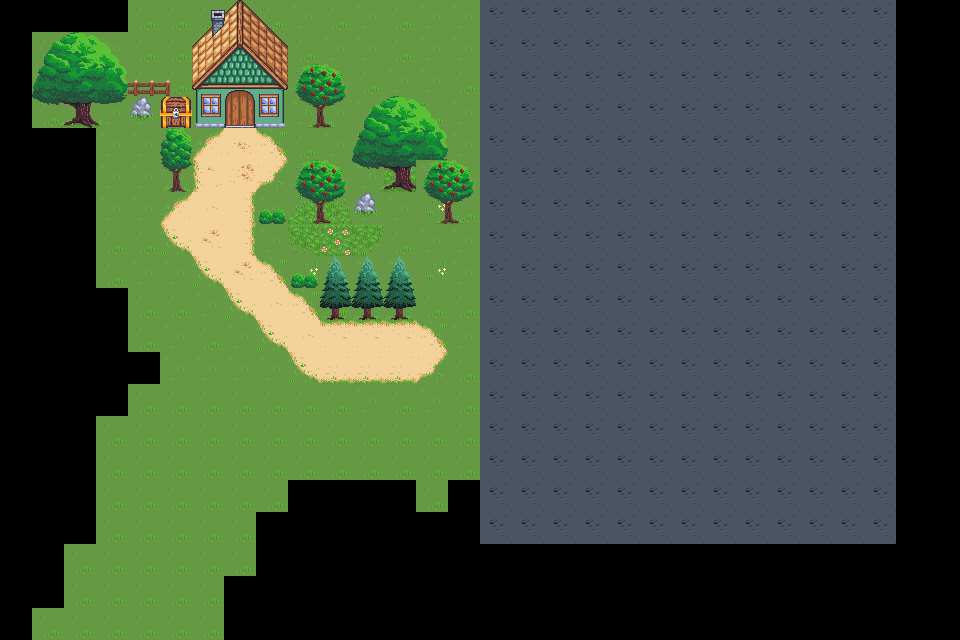

Tiled map render using the project's own tile images. Description and the whole map definition, tile-layer contents included, below:
An orthogonal 30x20 tile map with 32x32 px tiles, 2 tile layers (ground, detail_up) and 16 objects (3x interactable, 3x spawn, world_object).

<map version="1.10" tiledversion="1.11.2" orientation="orthogonal" renderorder="right-down" width="30" height="20" tilewidth="32" tileheight="32" infinite="0" nextlayerid="7" nextobjectid="29">
 <editorsettings>
  <export target="../../content/maps/village.json" format="json" />
 </editorsettings>
 <tileset firstgid="1" source="main_tileset.tsx" />
 <layer id="1" name="ground" width="30" height="20">
  <data encoding="csv">
0,0,0,0,50,50,50,50,50,51,50,51,50,51,51,65,65,65,65,65,65,65,65,65,65,65,65,65,0,0,
0,50,50,51,50,50,50,50,50,50,51,51,50,51,51,65,65,65,65,65,65,65,65,65,65,65,65,65,0,0,
0,50,50,50,50,50,50,50,50,50,51,50,51,51,50,65,65,65,65,65,65,65,65,65,65,65,65,65,0,0,
0,50,50,51,51,51,50,50,50,51,51,51,51,50,51,65,65,65,65,65,65,65,65,65,65,65,65,65,0,0,
0,0,0,51,51,51,1,52,3,50,51,51,51,51,51,65,65,65,65,65,65,65,65,65,65,65,65,65,0,0,
0,0,0,51,51,51,17,36,35,50,51,51,37,51,51,65,65,65,65,65,65,65,65,65,65,65,65,65,0,0,
0,0,0,51,51,1,20,19,51,21,22,51,51,49,50,65,65,65,65,65,65,65,65,65,65,65,65,65,0,0,
0,0,0,50,50,33,4,19,51,53,38,54,50,51,51,65,65,65,65,65,65,65,65,65,65,65,65,65,0,0,
0,0,0,50,51,51,33,4,3,49,50,51,51,49,51,65,65,65,65,65,65,65,65,65,65,65,65,65,0,0,
0,0,0,0,50,50,51,33,20,3,50,51,51,50,50,65,65,65,65,65,65,65,65,65,65,65,65,65,0,0,
0,0,0,0,50,51,50,51,33,20,2,2,2,3,51,65,65,65,65,65,65,65,65,65,65,65,65,65,0,0,
0,0,0,0,0,51,51,51,51,33,34,34,34,35,50,65,65,65,65,65,65,65,65,65,65,65,65,65,0,0,
0,0,0,0,50,50,50,50,50,50,50,51,50,51,50,65,65,65,65,65,65,65,65,65,65,65,65,65,0,0,
0,0,0,50,50,50,50,50,50,50,50,50,50,50,50,65,65,65,65,65,65,65,65,65,65,65,65,65,0,0,
0,0,0,50,50,50,50,50,50,50,50,50,50,50,50,65,65,65,65,65,65,65,65,65,65,65,65,65,0,0,
0,0,0,50,50,50,50,50,50,0,0,0,0,50,0,65,65,65,65,65,65,65,65,65,65,65,65,65,0,0,
0,0,0,50,50,50,50,50,0,0,0,0,0,0,0,65,65,65,65,65,65,65,65,65,65,65,65,65,0,0,
0,0,50,50,50,50,50,50,0,0,0,0,0,0,0,0,0,0,0,0,0,0,0,0,0,0,0,0,0,0,
0,0,50,50,50,50,50,0,0,0,0,0,0,0,0,0,0,0,0,0,0,0,0,0,0,0,0,0,0,0,
0,50,50,50,50,50,50,0,0,0,0,0,0,0,0,0,0,0,0,0,0,0,0,0,0,0,0,0,0,0
</data>
 </layer>
 <layer id="4" name="detail_up" width="30" height="20">
  <data encoding="csv">
0,0,0,0,0,0,129,130,131,0,0,0,0,0,0,0,0,0,0,0,0,0,0,0,0,0,0,0,0,0,
0,86,87,88,0,0,145,146,147,0,0,0,0,0,0,0,0,0,0,0,0,0,0,0,0,0,0,0,0,0,
0,102,103,104,9,10,161,162,163,84,85,0,0,0,0,0,0,0,0,0,0,0,0,0,0,0,0,0,0,0,
0,118,119,120,5,116,177,178,179,100,101,86,87,88,0,0,0,0,0,0,0,0,0,0,0,0,0,0,0,0,
0,0,0,0,0,136,0,0,0,0,0,102,103,104,0,0,0,0,0,0,0,0,0,0,0,0,0,0,0,0,
0,0,0,0,0,152,0,0,0,84,85,118,119,84,85,0,0,0,0,0,0,0,0,0,0,0,0,0,0,0,
0,0,0,0,0,0,0,0,7,100,101,5,0,100,101,0,0,0,0,0,0,0,0,0,0,0,0,0,0,0,
0,0,0,0,0,0,0,0,0,0,0,0,0,0,0,0,0,0,0,0,0,0,0,0,0,0,0,0,0,0,
0,0,0,0,0,0,0,0,0,7,135,135,135,0,0,0,0,0,0,0,0,0,0,0,0,0,0,0,0,0,
0,0,0,0,0,0,0,0,0,0,151,151,151,0,0,0,0,0,0,0,0,0,0,0,0,0,0,0,0,0,
0,0,0,0,0,0,0,0,0,0,0,0,0,0,0,0,0,0,0,0,0,0,0,0,0,0,0,0,0,0,
0,0,0,0,0,0,0,0,0,0,0,0,0,0,0,0,0,0,0,0,0,0,0,0,0,0,0,0,0,0,
0,0,0,0,0,0,0,0,0,0,0,0,0,0,0,0,0,0,0,0,0,0,0,0,0,0,0,0,0,0,
0,0,0,0,0,0,0,0,0,0,0,0,0,0,0,0,0,0,0,0,0,0,0,0,0,0,0,0,0,0,
0,0,0,0,0,0,0,0,0,0,0,0,0,0,0,0,0,0,0,0,0,0,0,0,0,0,0,0,0,0,
0,0,0,0,0,0,0,0,0,0,0,0,0,0,0,0,0,0,0,0,0,0,0,0,0,0,0,0,0,0,
0,0,0,0,0,0,0,0,0,0,0,0,0,0,0,0,0,0,0,0,0,0,0,0,0,0,0,0,0,0,
0,0,0,0,0,0,0,0,0,0,0,0,0,0,0,0,0,0,0,0,0,0,0,0,0,0,0,0,0,0,
0,0,0,0,0,0,0,0,0,0,0,0,0,0,0,0,0,0,0,0,0,0,0,0,0,0,0,0,0,0,
0,0,0,0,0,0,0,0,0,0,0,0,0,0,0,0,0,0,0,0,0,0,0,0,0,0,0,0,0,0
</data>
 </layer>
 <objectgroup id="6" name="objects">
  <object id="9" name="rocks" type="world_object" x="517.735" y="35.2501" width="341.485" height="439.524">
   <properties>
    <property name="definition_id" value="rock_pile" />
   </properties>
  </object>
  <object id="24" name="village_tower_door" type="interactable" x="223.369" y="96.7704" width="32" height="33">
   <properties>
    <property name="destination_map" value="village_tower" />
    <property name="destination_spawn" value="village_tower_inner_spawn" />
    <property name="is_visible" type="bool" value="false" />
    <property name="kind" value="transition" />
    <property name="label" value="Village Tower" />
    <property name="task_id" value="ancient-computer-password" />
   </properties>
  </object>
  <object id="25" name="village_tower_exit_spawn" type="spawn" x="239.383" y="143.757">
   <properties>
    <property name="kind" value="spawn" />
   </properties>
  </object>
  <object id="26" name="village_stump_hidden_chest" type="interactable" x="160.197" y="96.4694" width="31.9011" height="31.615">
   <properties>
    <property name="is_visible" type="bool" value="false" />
    <property name="kind" value="container" />
    <property name="label" value="Village Stump Chest" />
    <property name="object_id" value="dungeon_chest" />
   </properties>
  </object>
  <object id="27" name="village_west_spawn" type="spawn" x="109.021" y="271.502">
   <properties>
    <property name="kind" value="spawn" />
   </properties>
  </object>
  <object id="28" name="bob_blacksmith" type="interactable" x="350.213" y="196.115" width="28.8413" height="29.3697">
   <properties>
    <property name="enabled" value="true" />
    <property name="is_collidable" type="bool" value="true" />
    <property name="is_visible" type="bool" value="false" />
    <property name="kind" value="npc" />
    <property name="npc_id" value="blacksmith" />
    <property name="one_shot" value="false" />
   </properties>
  </object>
 </objectgroup>
 <objectgroup id="3" name="collision" visible="0">
  <object id="7" name="village_south_spawn" type="spawn" x="417.444" y="351.135">
   <properties>
    <property name="kind" value="spawn" />
   </properties>
  </object>
  <object id="10" x="391.2" y="305.988" width="16.2677" height="16.655">
   <ellipse />
  </object>
  <object id="11" x="360.601" y="304.051" width="13.9438" height="14.7184">
   <ellipse />
  </object>
  <object id="12" x="324.192" y="299.791" width="20.141" height="18.2044">
   <ellipse />
  </object>
  <object id="13" x="311.411" y="209.156" width="17.4297" height="15.1057">
   <ellipse />
  </object>
  <object id="14" x="438.454" y="210.318" width="19.7537" height="15.8804">
   <ellipse />
  </object>
  <object id="15" x="391.975" y="165.001" width="19.7537" height="24.0143">
   <ellipse />
  </object>
  <object id="16" x="309.474" y="116.198" width="21.303" height="16.2677">
   <ellipse />
  </object>
  <object id="18" x="166.163" y="179.332" width="20.9156" height="12.7818">
   <ellipse />
  </object>
  <object id="19" x="70.4935" y="111.937" width="23.6269" height="13.1691">
   <ellipse />
  </object>
 </objectgroup>
</map>
